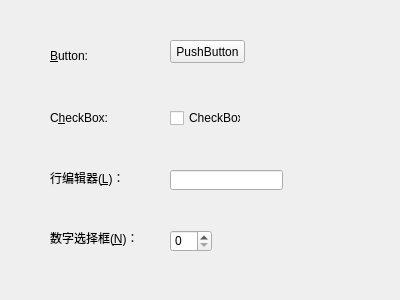
<?xml version="1.0" encoding="UTF-8"?>
<ui version="4.0">
 <class>MyWidget</class>
 <widget class="QWidget" name="MyWidget">
  <property name="geometry">
   <rect>
    <x>0</x>
    <y>0</y>
    <width>400</width>
    <height>300</height>
   </rect>
  </property>
  <property name="windowTitle">
   <string>MyWidget</string>
  </property>
  <widget class="QLabel" name="label">
   <property name="geometry">
    <rect>
     <x>50</x>
     <y>50</y>
     <width>54</width>
     <height>12</height>
    </rect>
   </property>
   <property name="text">
    <string>&amp;Button:</string>
   </property>
   <property name="buddy">
    <cstring>pushButton</cstring>
   </property>
  </widget>
  <widget class="QLabel" name="label_2">
   <property name="geometry">
    <rect>
     <x>50</x>
     <y>110</y>
     <width>61</width>
     <height>16</height>
    </rect>
   </property>
   <property name="text">
    <string>C&amp;heckBox:</string>
   </property>
   <property name="buddy">
    <cstring>checkBox</cstring>
   </property>
  </widget>
  <widget class="QLabel" name="label_3">
   <property name="geometry">
    <rect>
     <x>50</x>
     <y>170</y>
     <width>91</width>
     <height>16</height>
    </rect>
   </property>
   <property name="text">
    <string>行编辑器(&amp;L)：</string>
   </property>
   <property name="buddy">
    <cstring>lineEdit</cstring>
   </property>
  </widget>
  <widget class="QLabel" name="label_4">
   <property name="geometry">
    <rect>
     <x>50</x>
     <y>230</y>
     <width>91</width>
     <height>16</height>
    </rect>
   </property>
   <property name="text">
    <string>数字选择框(&amp;N)：</string>
   </property>
   <property name="buddy">
    <cstring>spinBox</cstring>
   </property>
  </widget>
  <widget class="QPushButton" name="pushButton">
   <property name="geometry">
    <rect>
     <x>170</x>
     <y>40</y>
     <width>75</width>
     <height>23</height>
    </rect>
   </property>
   <property name="text">
    <string>PushButton</string>
   </property>
  </widget>
  <widget class="QCheckBox" name="checkBox">
   <property name="geometry">
    <rect>
     <x>170</x>
     <y>110</y>
     <width>71</width>
     <height>16</height>
    </rect>
   </property>
   <property name="text">
    <string>CheckBox</string>
   </property>
  </widget>
  <widget class="QLineEdit" name="lineEdit">
   <property name="geometry">
    <rect>
     <x>170</x>
     <y>170</y>
     <width>113</width>
     <height>20</height>
    </rect>
   </property>
  </widget>
  <widget class="QSpinBox" name="spinBox">
   <property name="geometry">
    <rect>
     <x>170</x>
     <y>230</y>
     <width>42</width>
     <height>22</height>
    </rect>
   </property>
  </widget>
 </widget>
 <layoutdefault spacing="6" margin="11"/>
 <tabstops>
  <tabstop>pushButton</tabstop>
  <tabstop>checkBox</tabstop>
  <tabstop>lineEdit</tabstop>
  <tabstop>spinBox</tabstop>
 </tabstops>
 <resources/>
 <connections/>
</ui>
